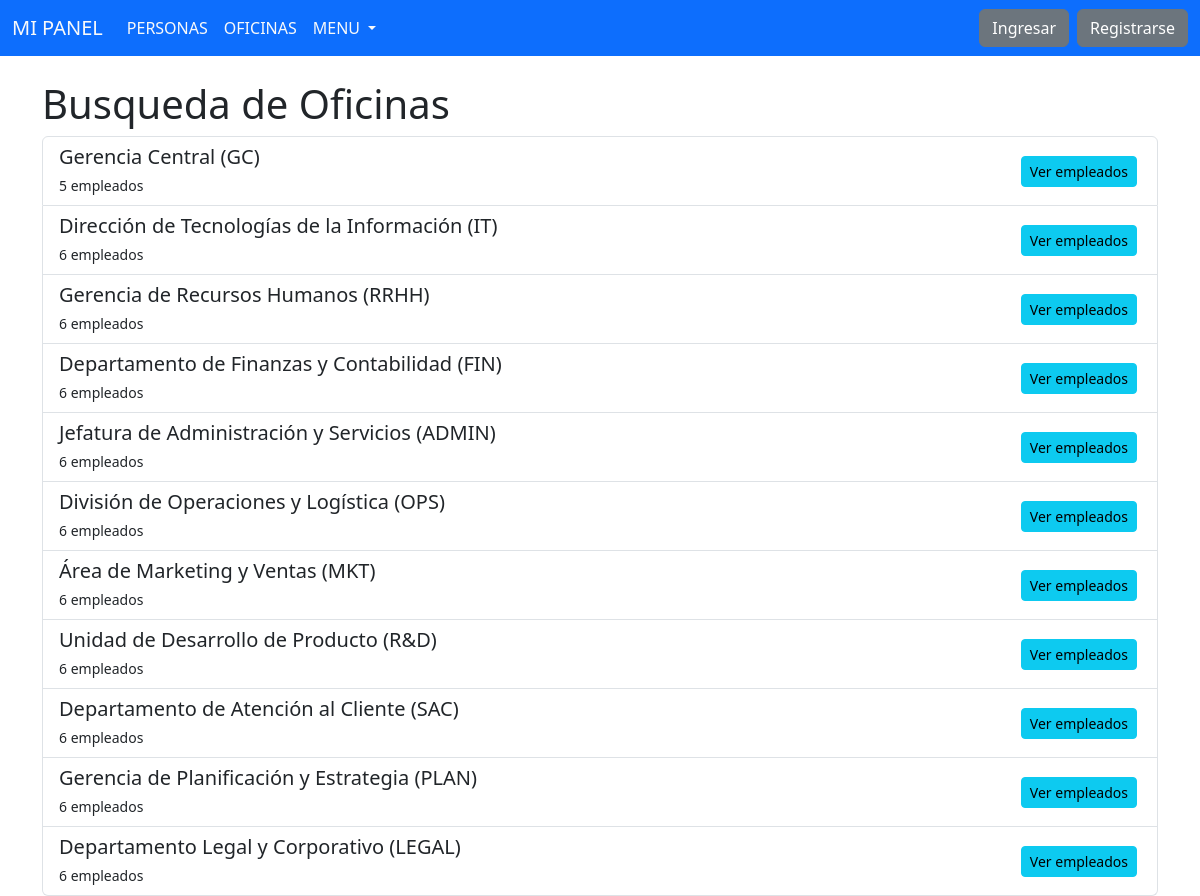
/oficina/buscar/, run on the app's committed database.
### oficina/models.py (models this page shows, shortened)
class Oficina(models.Model):
    nombre = models.CharField(max_length=100)
    nombre_corto = models.CharField(max_length=10)
    class Meta:
        verbose_name = 'Oficina'
        verbose_name_plural = 'Oficinas'
        constraints = [
            models.UniqueConstraint(fields=['nombre'], name='unique_nombre_oficina'),
            models.UniqueConstraint(fields=['nombre_corto'], name='unique_nombre_corto_oficina'),
        ]

### oficina/views.py (the view)
class OficinaSearchView(ListView):
    model = Oficina
    template_name = 'oficina/buscar.html'
    context_object_name = 'oficinas'
    def get_queryset(self):
        query = self.request.GET.get('q')
        if query:
            return Oficina.objects.filter(
                Q(nombre__icontains=query)
            ).distinct()
        return Oficina.objects.all().distinct()
    def get_context_data(self, **kwargs):
        context = super().get_context_data(**kwargs)
        context['titulo'] = "Busqueda de Oficinas"
        context['home_url'] = 'oficina:lista'
        context['search_query'] = self.request.GET.get('q', '')
        return context

### templates/oficina/buscar.html (shortened to what this page needs)
{% extends 'base.html' %}
{% block content %}
<div class="container mt-4">
    <h1>{{ titulo }}</h1>
    {% if oficinas %}
        <div class="list-group">
            {% for oficina in oficinas %}
            <div class="list-group-item d-flex justify-content-between align-items-center">
                <div>
                    <h5 class="mb-1">{{ oficina.nombre }} ({{ oficina.nombre_corto }})</h5>
                    <small>{{ oficina.personas.count }} empleados</small>
                </div>
                <div>
                    <a href="{% url 'oficina:empleados' oficina.pk %}" class="btn btn-sm btn-info me-1">Ver empleados</a>
                </div>
            </div>
            {% endfor %}
        </div>
    {% else %}
        <p>No se encontraron oficinas.</p>
    {% endif %}
</div>
{% endblock content %}

### data on the page
Oficina: nombre "Gerencia Central", nombre_corto "GC", personas.count "5"
Oficina: nombre "Dirección de Tecnologías de la Información", nombre_corto "IT", personas.count "6"
Oficina: nombre "Gerencia de Recursos Humanos", nombre_corto "RRHH", personas.count "6"
Oficina: nombre "Departamento de Finanzas y Contabilidad", nombre_corto "FIN", personas.count "6"
Oficina: nombre "Jefatura de Administración y Servicios", nombre_corto "ADMIN", personas.count "6"
Oficina: nombre "División de Operaciones y Logística", nombre_corto "OPS", personas.count "6"
Oficina: nombre "Área de Marketing y Ventas", nombre_corto "MKT", personas.count "6"
Oficina: nombre "Unidad de Desarrollo de Producto", nombre_corto "R&D", personas.count "6"
Oficina: nombre "Departamento de Atención al Cliente", nombre_corto "SAC", personas.count "6"
Oficina: nombre "Gerencia de Planificación y Estrategia", nombre_corto "PLAN", personas.count "6"
Oficina: nombre "Departamento Legal y Corporativo", nombre_corto "LEGAL", personas.count "6"

### other printed values
{{ titulo }} "Busqueda de Oficinas"
